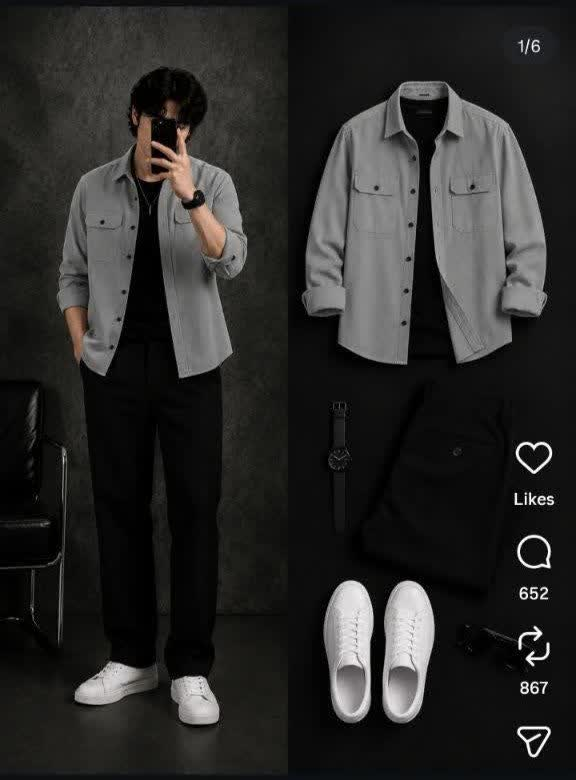
#> input picture images/photo_10_2026-09-03_23-04-59.jpg, 576 x 780 px
$ python -i image_to_3d.py   (imports and definitions only)
#> lines starting #> are read from the running program, lines starting #| are printed output that depends on the picture
"""
NOVA STORE — Image → 3D service layer (backend only, no API keys in frontend)
=============================================================================

Pipeline (local provider, zero extra dependencies beyond Pillow/numpy):

    product image ─► depth estimation ─► displaced relief mesh ─► .GLB
                                   └──► depth map (.PNG)  [for debugging / future use]

Pluggable providers
-------------------
Add a real AI provider (Tripo / Meshy / Rodin / …) WITHOUT touching the frontend:

    1. subclass ``ImageTo3DProvider``
    2. implement ``convert(image_path, out_dir, key, quality)``
    3. register it in ``_REGISTRY`` and select it with the env var
           IMAGE_TO_3D_PROVIDER=local|tripo|meshy|rodin
       and e.g. TRIPO_API_KEY=... (read ONLY here, never sent to the browser)

The endpoint layer (app.py) only ever returns a URL — it does not care which
provider produced the asset, so swapping providers is a backend-only change.

Quality gate — images that don't convert stay 2D
------------------------------------------------
For product photos that are flat, featureless, or whose subject sits where
the radial depth prior cannot align with it, a naive depth estimate produces
a useless mesh.  Instead of forcing a bad 3D model, ``ensure_assets`` now
gates on ``metrics['quality']`` (0..1):

    quality >= MIN_3D_QUALITY  →  build/serve the GLB as before
    quality <  MIN_3D_QUALITY  →  return None, drop any stale GLB and leave
                                  the original image EXACTLY as it is —
                                  full quality, 2.5D fallback in the frontend

The original product image is never re-encoded, resized or rewritten by this
pipeline (read-only access), so skipping the conversion can never lower the
image quality.  For accepted images the GLB texture is written at 1280px /
JPEG 95 (near-lossless) so the 3D view does not degrade either.

The public contract of ``ensure_assets`` is unchanged: {glb, depth, provider}
or None, and it never throws.
"""
from __future__ import annotations

import io
import json
import os
import struct
import traceback
from typing import Optional

import numpy as np
from PIL import Image, ImageFilter, ImageOps

MAX_DEPTH_SIZE = 512
TEXTURE_MAX_SIZE = 1280
TEXTURE_JPEG_QUALITY = 95
DEFAULT_GRID = 140
DEPTH_SCALE = 0.26
MIN_3D_QUALITY = 0.55
RELIGHT_STRONG = 0.9
NORMAL_SMALL = 0.16
AUDIO_LEVEL = 0.55

GLB_GENERATOR = "NOVA STORE image_to_3d"
VERSION = 5


def _gauss(arr: np.ndarray, radius: float) -> np.ndarray:
    """Gaussian blur a float array in [0,1] via Pillow (fast, C-backed)."""
    if radius <= 0:
        return arr
    img = Image.fromarray(np.clip(arr * 255.0, 0, 255).astype(np.uint8), mode="L")
    img = img.filter(ImageFilter.GaussianBlur(radius))
    return np.asarray(img, dtype=np.float32) / 255.0


def estimate_depth(image_path: str) -> np.ndarray:
    """
    Produce a normalized (0..1) per-pixel depth map.

    Heuristic fusion that works well for product photos:
      • radial "center" prior   — subjects are usually centered
      • local contrast/saliency — textured subject pops from flat background
      • alpha object prior      — transparent PNGs give a perfect silhouette
      • vertical gradient       — bottom of frame reads slightly closer    Returns (depth, metrics) where metrics describes how faithful the estimate
    is for a relief mesh.  ``metrics['quality']`` = 0..1, where ~1 is a
    confident map and low values mean "no structure / flat image / subject not
    where the radial prior expects it".  ``ensure_assets`` uses it as a gate:
    images below MIN_3D_QUALITY are NOT converted — they stay untouched,
    full-quality 2D photos (the frontend falls back to 2.5D).
    """
    with Image.open(image_path) as im:
#> im is the input picture: PIL image 576x780 RGB; mean R, G, B 42.9, 42.4, 41
        im = im.convert("RGBA")
#> im: PIL image 576x780 RGBA
        im.thumbnail((MAX_DEPTH_SIZE, MAX_DEPTH_SIZE), Image.LANCZOS)
#> im: PIL image 378x512 RGBA
        rgba = np.asarray(im, dtype=np.float32) / 255.0

    h, w = rgba.shape[:2]
#> h = 512; w = 378
    rgb, alpha = rgba[..., :3], rgba[..., 3]
#> alpha: shape (512, 378) float32; every value is 1
    lum = rgb @ np.array([0.299, 0.587, 0.114], dtype=np.float32)

    contrast = np.abs(lum - _gauss(lum, max(4.0, min(h, w) / 48.0)))
#> in _gauss, `img = img.filter(ImageFilter.GaussianBlur(radius))`:
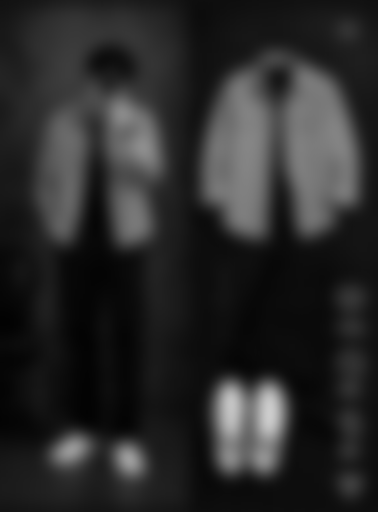
#> img: PIL image 378x512 L; min 2, max 204, mean 42.1
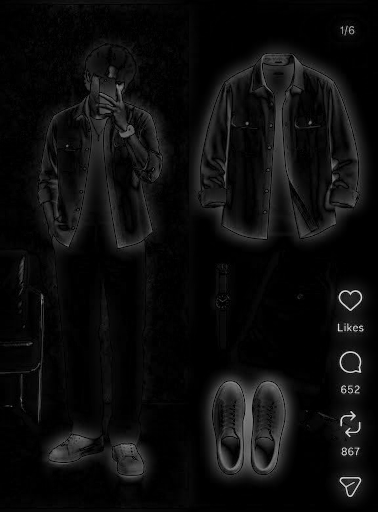
#> contrast: shape (512, 378) float32; min 0, max 0.886, mean 0.0513
    contrast = _gauss(contrast, 3.0)
#> call 2 of _gauss, with radius = 3
#> in _gauss (call 2), `img = img.filter(ImageFilter.GaussianBlur(radius))`:
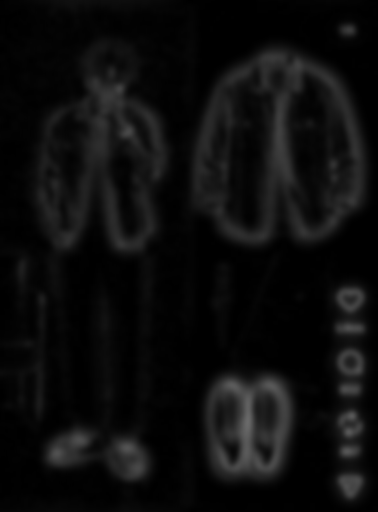
#> img: PIL image 378x512 L; min 0, max 106, mean 12.6
    raw_c = float(contrast.mean())
#> raw_c = 0.0493
    cmax = float(contrast.max()) or 1.0
#> cmax = 0.416
    contrast = contrast / cmax
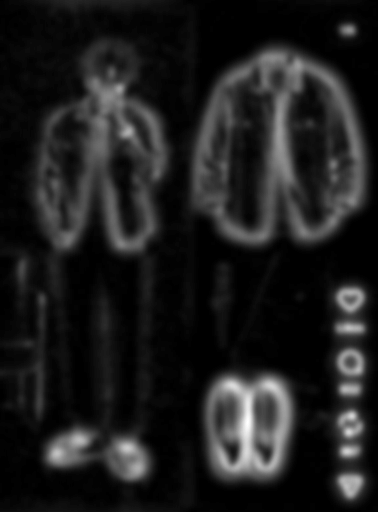
#> contrast: shape (512, 378) float32; min 0, max 1, mean 0.119

    has_alpha = bool((alpha < 0.95).any()) and bool((alpha > 0.05).any())
#> has_alpha = False
    if has_alpha:
        mask = alpha > 0.5
        ys, xs = np.nonzero(mask)
        cx, cy = float(xs.mean()) / w, float(ys.mean()) / h
        obj = _gauss(mask.astype(np.float32), 4.0)
    else:
        cx = cy = 0.5
        obj = np.zeros((h, w), dtype=np.float32)

    yy, xx = np.mgrid[0:h, 0:w].astype(np.float32)
    nx = (xx / max(w - 1, 1) - cx) * 1.15
    ny = (yy / max(h - 1, 1) - cy) * 1.15
    r2 = nx * nx + ny * ny
    center = np.exp(-r2 / (2.0 * 0.44 ** 2))

    vgrad = (yy / max(h - 1, 1))

    depth = (0.50 * center + 0.24 * contrast + 0.11 * vgrad + 0.15 * obj)
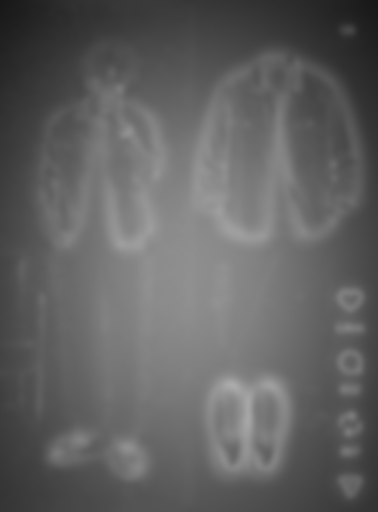
#> depth: shape (512, 378) float32; min 0.0906, max 0.673, mean 0.384

    depth = _gauss(depth, 2.5)
    lo, hi = np.percentile(depth, 1.0), np.percentile(depth, 99.0)
#> lo = 0.133; hi = 0.588
    if hi - lo < 1e-6:
        hi = lo + 1e-6
    depth = np.clip((depth - lo) / (hi - lo), 0.0, 1.0)
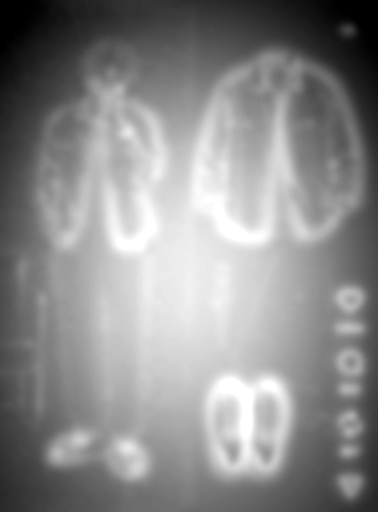
#> depth: shape (512, 378) float32; min 0, max 1, mean 0.545

    flat = depth.ravel()
    contrast_sigma = float(flat.std())
#> contrast_sigma = 0.249
    pct_span = float(np.percentile(flat, 99) - np.percentile(flat, 1))
#> pct_span = 1
    hist, _ = np.histogram(flat, bins=64)
#> hist = 64 values, max 4838 at index 51, min 707 at index 5, mean 3024
    tiny_bands = int(np.sum(hist > 0.02 * flat.size) * 0.5)
#> tiny_bands = 13

    lh, _ = np.histogram(lum, bins=64, range=(0.0, 1.0))
#> lh = 64 values, max 30998 at index 3, min 32 at index 61, mean 3024
    prob = lh / max(int(lh.sum()), 1)
#> prob = 64 values, max 0.16 at index 3, min 0.000165 at index 61, mean 0.0156
    nz = prob[prob > 0]
#> nz has the same summary as prob
    entropy = float(-(nz * np.log2(nz)).sum()) if nz.size else 0.0
#> entropy = 4.6

    content = (0.45 * min(raw_c / 0.010, 1.0)
               + 0.30 * min(float(lum.std()) / 0.06, 1.0)
               + 0.25 * min(entropy / 3.0, 1.0))
#> content = 1
    if has_alpha:
        content = max(content, 0.80)

    sal = float(contrast.sum())
#> sal = 22956.1
    if sal > 1e-9:
        cx_s = float((contrast * xx).sum() / sal) / w
#> cx_s = 0.559
        cy_s = float((contrast * yy).sum() / sal) / h
#> cy_s = 0.515
        sal_off = float(((cx_s - 0.5) ** 2 + (cy_s - 0.5) ** 2) ** 0.5)
#> sal_off = 0.0606
    else:
        sal_off = 0.0
    centering = max(0.0, 1.0 - sal_off / 0.35)
#> centering = 0.827
    quality = float(content * (0.5 + 0.5 * centering))
#> quality = 0.913

    metrics = {
        "std": contrast_sigma,
        "pct_span": pct_span,
        "tiny_bands": tiny_bands,
        "has_alpha": has_alpha,
        "h": h,
        "w": w,
        "quality": quality,
        "raw_c": raw_c,
        "entropy": entropy,
        "sal_offset": sal_off,
    }
    return depth.astype(np.float32), metrics


def save_depth_png(depth: np.ndarray, path: str) -> None:
    img = Image.fromarray((depth * 255.0).astype(np.uint8), mode="L")
    img.save(path, format="PNG")


def _pad(data: bytes, alignment: int = 4, filler: bytes = b"\x00") -> bytes:
    rem = len(data) % alignment
    return data if rem == 0 else data + filler * (alignment - rem)


# [149 lines left out: function build_glb, not called in this run]


class ProviderError(RuntimeError):
    pass


class ImageTo3DProvider:
    """Interface every provider must implement."""
    name = "base"

    def available(self) -> bool:
        return True

    # [9 lines left out: function convert, not called in this run]


class LocalReliefProvider(ImageTo3DProvider):
    """Classical depth-relief GLB — fast (<1s), offline, no API key."""
    name = "local"

    def available(self) -> bool:
        return True

    # [18 lines left out: function convert, not called in this run]


class RemoteProviderStub(ImageTo3DProvider):
    """
    Skeleton for a real AI image-to-3D service.

    Subclass and override ``convert`` with the vendor's REST flow, e.g.:

        Tripo  : POST https://api.tripo3d.ai/v2/openapi/task   (image → GLB)
        Meshy  : POST https://api.meshy.ai/openapi/v2/image-to-3d
        Rodin  : POST https://hyper3d.rosyfountain.com/api/...

    IMPORTANT: the generated model must end up somewhere the browser can
    reach — either download it into ``out_dir`` (recommended, like the local
    provider) or return an absolute public URL in ``glb``.
    The frontend only consumes the URL returned by /api/products/:id/model3d,
    so no frontend change is ever needed when you switch vendors.
    """
    name = "remote"
    env_key = "PROVIDER_API_KEY"

    def available(self) -> bool:
        return bool(os.getenv(self.env_key))

    # [7 lines left out: function convert, not called in this run]


class TripoProvider(RemoteProviderStub):
    name = "tripo"
    env_key = "TRIPO_API_KEY"


class MeshyProvider(RemoteProviderStub):
    name = "meshy"
    env_key = "MESHY_API_KEY"


class RodinProvider(RemoteProviderStub):
    name = "rodin"
    env_key = "RODIN_API_KEY"


_REGISTRY = {
    "local": LocalReliefProvider,
    "tripo": TripoProvider,
    "meshy": MeshyProvider,
    "rodin": RodinProvider,
}


# [33 lines left out: functions get_provider, _url_prefix_for_dir, resolve_image_path, not called in this run]


def _out_dir_for(image_path: str) -> str:
    return os.path.join(os.path.dirname(image_path), "3d")


# [105 lines left out: function ensure_assets, not called in this run]

>>> result = estimate_depth('../images/photo_10_2026-09-03_23-04-59.jpg')

$ run again, on images/photo_11_2026-09-03_23-04-59.jpg
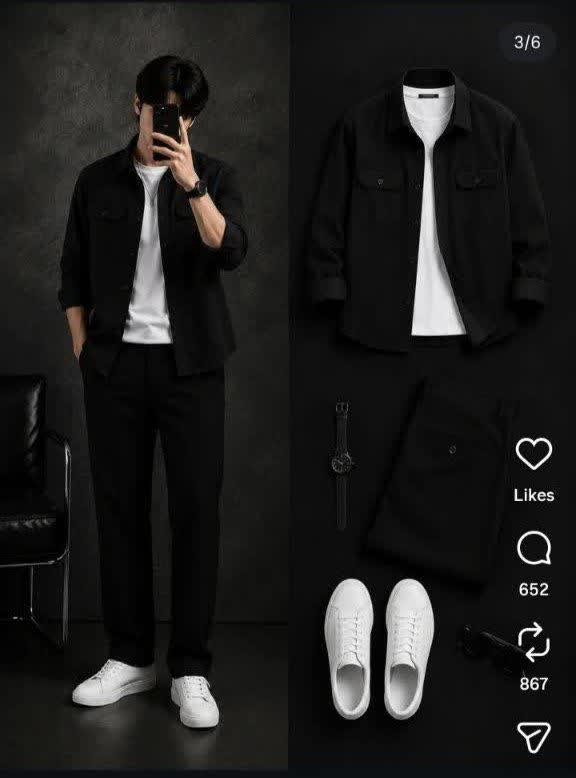
#> input picture images/photo_11_2026-09-03_23-04-59.jpg, 576 x 778 px
#> in estimate_depth, im is the input picture: PIL image 576x778 RGB; mean R, G, B 31, 30.6, 29.7
#> alpha: shape (512, 379) float32; every value is 1
#> raw_c = 0.0431
#> cmax = 0.424
#> in estimate_depth, `contrast = contrast / cmax`:
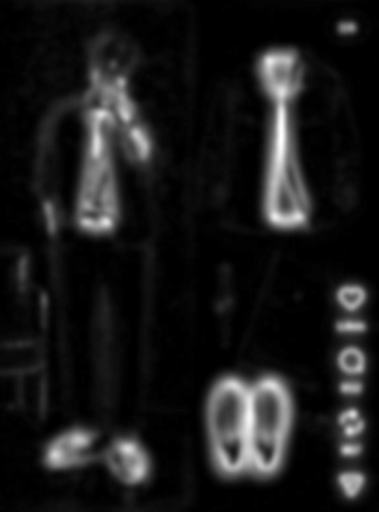
#> contrast: shape (512, 379) float32; min 0, max 1, mean 0.102
#> has_alpha = False
#> lo = 0.129; hi = 0.584
#> in estimate_depth, `depth = np.clip((depth - lo) / (hi - lo), 0.0, 1.0)`:
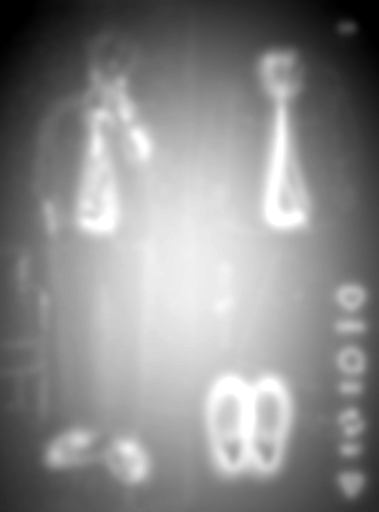
#> depth: shape (512, 379) float32; min 0, max 1, mean 0.545
#> contrast_sigma = 0.251
#> pct_span = 1
#> hist = 64 values, max 5421 at index 51, min 578 at index 62, mean 3032
#> tiny_bands = 11
#> lh = 64 values, max 41120 at index 3, min 34 at index 61, mean 3032
#> prob = 64 values, max 0.212 at index 3, min 0.000175 at index 61, mean 0.0156
#> nz has the same summary as prob
#> entropy = 3.93
#> content = 1
#> sal = 19750.4
#> cx_s = 0.543
#> cy_s = 0.547
#> sal_off = 0.0635
#> centering = 0.819
#> quality = 0.909

$ run again, on images/photo_12_2026-09-03_23-04-59.jpg
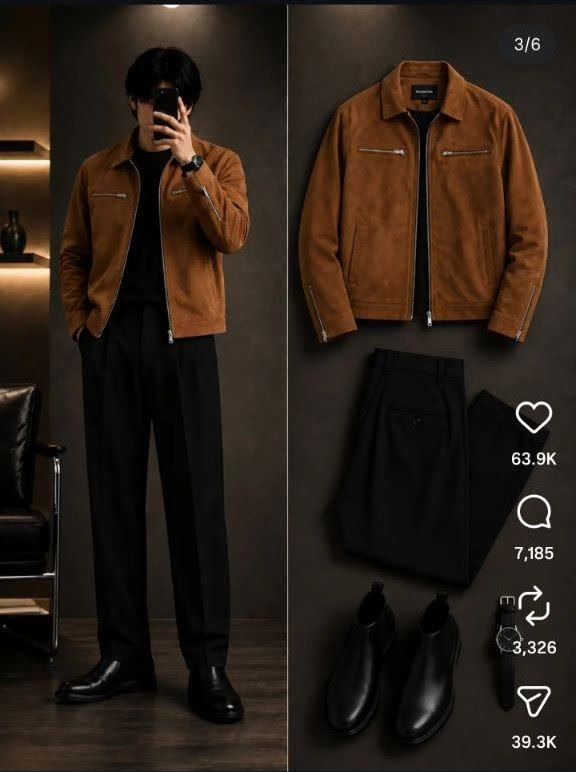
#> input picture images/photo_12_2026-09-03_23-04-59.jpg, 576 x 772 px
#> in estimate_depth, im is the input picture: PIL image 576x772 RGB; mean R, G, B 43, 32, 23.2
#> alpha: shape (512, 382) float32; every value is 1
#> raw_c = 0.0354
#> cmax = 0.345
#> in estimate_depth, `contrast = contrast / cmax`:
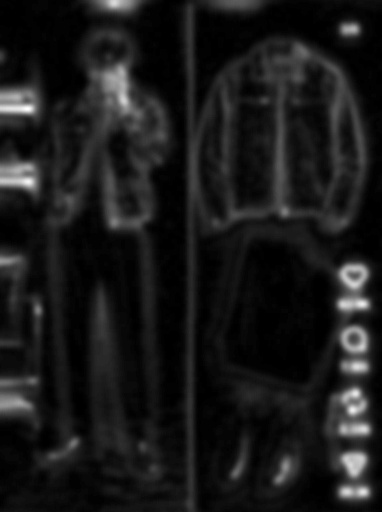
#> contrast: shape (512, 382) float32; min 0, max 1, mean 0.102
#> has_alpha = False
#> lo = 0.129; hi = 0.565
#> in estimate_depth, `depth = np.clip((depth - lo) / (hi - lo), 0.0, 1.0)`:
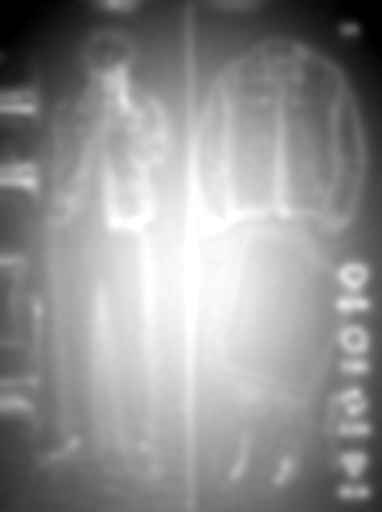
#> depth: shape (512, 382) float32; min 0, max 1, mean 0.57
#> contrast_sigma = 0.241
#> pct_span = 1
#> hist = 64 values, max 5764 at index 31, min 467 at index 3, mean 3056
#> tiny_bands = 8
#> lh = 64 values, max 17899 at index 8, min 42 at index 62, mean 3056
#> prob = 64 values, max 0.0915 at index 8, min 0.000215 at index 62, mean 0.0156
#> nz has the same summary as prob
#> entropy = 4.38
#> content = 1
#> sal = 20045.4
#> cx_s = 0.515
#> cy_s = 0.485
#> sal_off = 0.0213
#> centering = 0.939
#> quality = 0.97

$ run again, on images/photo_13_2026-09-03_23-04-59.jpg
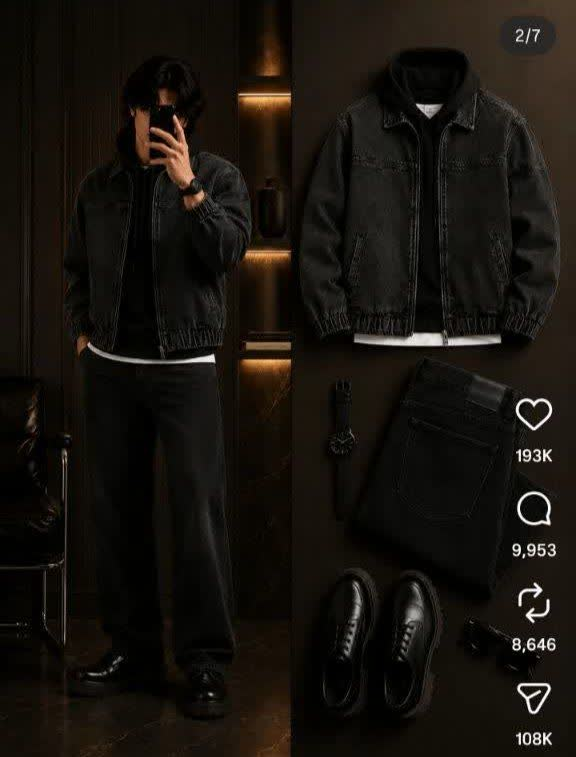
#> input picture images/photo_13_2026-09-03_23-04-59.jpg, 576 x 757 px
#> in estimate_depth, im is the input picture: PIL image 576x757 RGB; mean R, G, B 23.5, 19.3, 14
#> alpha: shape (512, 390) float32; every value is 1
#> raw_c = 0.0281
#> cmax = 0.467
#> has_alpha = False
#> in estimate_depth, `depth = (0.50 * center + 0.24 * contrast + 0.11 * vgrad + 0.15 * obj)`:
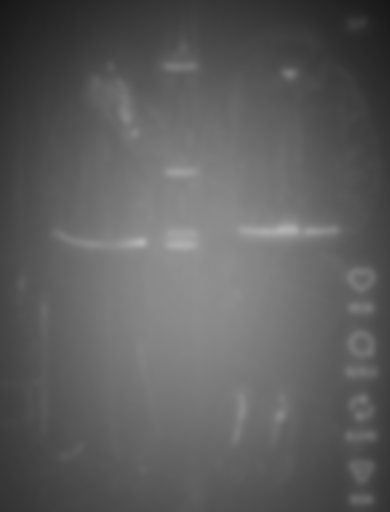
#> depth: shape (512, 390) float32; min 0.0906, max 0.706, mean 0.37
#> lo = 0.133; hi = 0.58
#> in estimate_depth, `depth = np.clip((depth - lo) / (hi - lo), 0.0, 1.0)`:
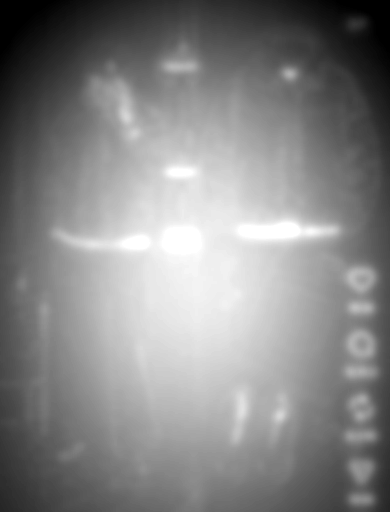
#> depth: shape (512, 390) float32; min 0, max 1, mean 0.524
#> contrast_sigma = 0.242
#> pct_span = 1
#> hist = 64 values, max 5577 at index 35, min 526 at index 62, mean 3120
#> tiny_bands = 10
#> lh = 64 values, max 32962 at index 3, min 34 at index 59, mean 3120
#> prob = 64 values, max 0.165 at index 3, min 0.00017 at index 59, mean 0.0156
#> nz has the same summary as prob
#> entropy = 3.6
#> content = 1
#> sal = 12026.9
#> cx_s = 0.602
#> cy_s = 0.501
#> sal_off = 0.102
#> centering = 0.709
#> quality = 0.854
